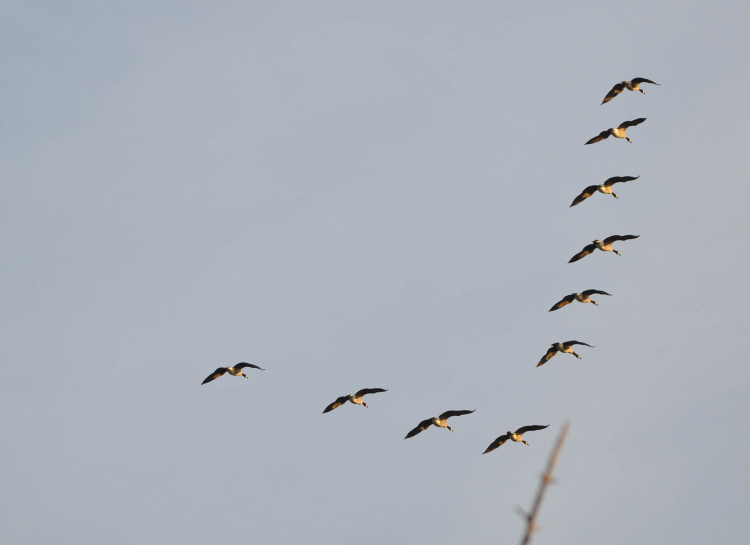
#> input picture template_matching/images/birds in the sky.jpg, 1500 x 1089 px, found by its file name (shown at 1/2 size)
$ python sum_of_squared_diff.py
#> lines starting #> are read from the running program, lines starting #| are printed output that depends on the picture; after the words box and inside, x2 and y2 are one past the last pixel; in counts of white or black regions, pixels touching at a corner belong together
import cv2
import numpy as np

"""
Template matching based on sum of squared difference
original_image size = 1089, 1500, 3
template_size = 60, 137, 3
"""

Original_img = cv2.imread(r"C:\Users\KIRUBA\Pictures\birds in the sky.jpg")
#> Original_img is the input picture: shape (1089, 1500, 3); mean B, G, R 187.6, 178.5, 171.5
Original_img = cv2.resize(Original_img, (0,0), fx=0.3, fy=0.3)
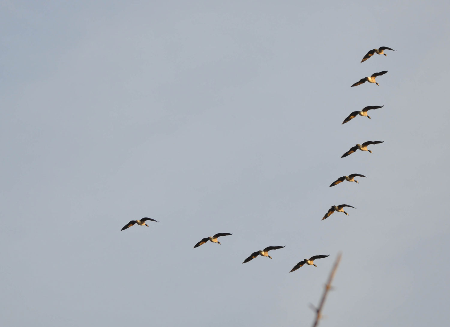
#> Original_img: shape (327, 450, 3); mean B, G, R 187.5, 178.5, 171.5
template = cv2.imread(r"C:\Users\KIRUBA\Downloads\birds in the sky (1).jpg")
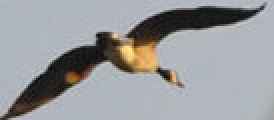
#> input picture template_matching/images/birds in the sky (1).jpg, 137 x 60 px, found by its file name (shown 2 times larger)
#> template is the input picture: shape (60, 137, 3); mean B, G, R 156.3, 153.8, 152.5
template = cv2.resize(template, (0,0), fx=0.3, fy=0.3)

ori_img_h, ori_img_w = Original_img.shape[:2]
#> ori_img_h = 327; ori_img_w = 450
tem_h, tem_w = template.shape[:2]
#> tem_h = 18; tem_w = 41

SSD_map = np.zeros((ori_img_h - tem_h, ori_img_w - tem_w))

for i in range(ori_img_h - tem_h):
    for j in range(ori_img_w - tem_w):

        roi = Original_img[i : i + tem_h, j : j + tem_w]
        ssd = np.sum((roi - template) ** 2)

        SSD_map[i, j] = ssd
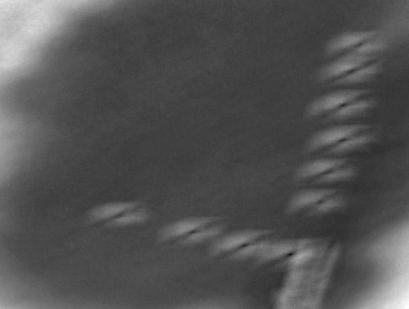
#> SSD_map: shape (309, 409) float64; min 35454, max 213148, mean 92741.9; drawn with min black and max white

# min_val = np.min(SSD_map) ; print(min_val)
# min_loc = np.unravel_index(np.argmin(SSD_map), SSD_map.shape) ; print(min_loc)
threshold = 68500
matches = np.where(SSD_map <= threshold)
#> matches = 13 positions, rows 105 to 255, columns 244 to 343
print(matches)
#| (array([105, 105, 140, 229, 245, 253, 253, 254, 254, 254, 254, 255, 255]), array([342, 343, 342, 332, 244, 290, 291, 288, 289, 290, 291, 288, 289]))
for match in zip(matches[0], matches[1]):
    top_left = match[1], match[0]
    bottom_right = top_left[0] + tem_w, top_left[1] + tem_h

    cv2.rectangle(Original_img, top_left, bottom_right, (0, 255, 0), 2)
#> this loop made 13 passes
#> (match, top_left, bottom_right) on passes 1 to 12: ((105, 342), (342, 105), (383, 123)), ((105, 343), (343, 105), (384, 123)), ((140, 342), (342, 140), (383, 158)), ((229, 332), (332, 229), (373, 247)), ((245, 244), (244, 245), (285, 263)), ((253, 290), (290, 253), (331, 271)), ((253, 291), (291, 253), (332, 271)), ((254, 288), (288, 254), (329, 272)), ((254, 289), (289, 254), (330, 272)), ((254, 290), (290, 254), (331, 272)), ((254, 291), (291, 254), (332, 272)), ((255, 288), (288, 255), (329, 273))
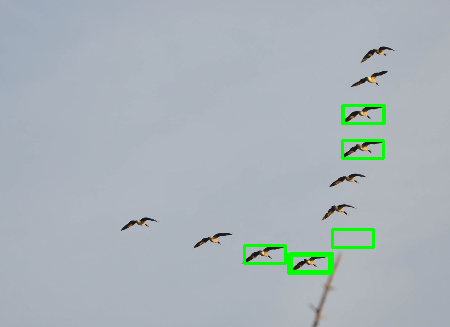
#> Original_img: shape (327, 450, 3); 1.39% of pixels changed, all inside (x1, y1, x2, y2) = (243, 104, 386, 275)
cv2.imshow('template', Original_img)
cv2.waitKey(0)
cv2.destroyAllWindows()
